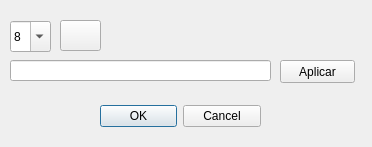
<?xml version="1.0" encoding="UTF-8"?>
<ui version="4.0">
 <class>poner_texto</class>
 <widget class="QDialog" name="poner_texto">
  <property name="geometry">
   <rect>
    <x>0</x>
    <y>0</y>
    <width>372</width>
    <height>147</height>
   </rect>
  </property>
  <property name="windowTitle">
   <string>Diálogo Texto</string>
  </property>
  <widget class="QDialogButtonBox" name="buttonBox">
   <property name="geometry">
    <rect>
     <x>100</x>
     <y>100</y>
     <width>161</width>
     <height>32</height>
    </rect>
   </property>
   <property name="orientation">
    <enum>Qt::Horizontal</enum>
   </property>
   <property name="standardButtons">
    <set>QDialogButtonBox::Cancel|QDialogButtonBox::Ok</set>
   </property>
  </widget>
  <widget class="QLineEdit" name="lineEdit">
   <property name="geometry">
    <rect>
     <x>10</x>
     <y>60</y>
     <width>261</width>
     <height>21</height>
    </rect>
   </property>
   <property name="placeholderText">
    <string/>
   </property>
  </widget>
  <widget class="QComboBox" name="comboBox">
   <property name="geometry">
    <rect>
     <x>10</x>
     <y>21</y>
     <width>41</width>
     <height>31</height>
    </rect>
   </property>
   <property name="editable">
    <bool>true</bool>
   </property>
   <property name="maxVisibleItems">
    <number>15</number>
   </property>
   <item>
    <property name="text">
     <string>8</string>
    </property>
   </item>
   <item>
    <property name="text">
     <string>9</string>
    </property>
   </item>
   <item>
    <property name="text">
     <string>10</string>
    </property>
   </item>
   <item>
    <property name="text">
     <string>11</string>
    </property>
   </item>
   <item>
    <property name="text">
     <string>12</string>
    </property>
   </item>
   <item>
    <property name="text">
     <string>14</string>
    </property>
   </item>
   <item>
    <property name="text">
     <string>18</string>
    </property>
   </item>
   <item>
    <property name="text">
     <string>24</string>
    </property>
   </item>
   <item>
    <property name="text">
     <string>30</string>
    </property>
   </item>
   <item>
    <property name="text">
     <string>36</string>
    </property>
   </item>
   <item>
    <property name="text">
     <string>48</string>
    </property>
   </item>
   <item>
    <property name="text">
     <string>60</string>
    </property>
   </item>
   <item>
    <property name="text">
     <string>72</string>
    </property>
   </item>
   <item>
    <property name="text">
     <string>96</string>
    </property>
   </item>
  </widget>
  <widget class="QPushButton" name="pushButton">
   <property name="geometry">
    <rect>
     <x>60</x>
     <y>20</y>
     <width>41</width>
     <height>31</height>
    </rect>
   </property>
   <property name="text">
    <string/>
   </property>
   <property name="icon">
    <iconset resource="recursos.qrc">
     <normaloff>:/imagenes/seleccionar-color.png</normaloff>:/imagenes/seleccionar-color.png</iconset>
   </property>
  </widget>
  <widget class="QPushButton" name="pushButton_2">
   <property name="geometry">
    <rect>
     <x>280</x>
     <y>60</y>
     <width>75</width>
     <height>23</height>
    </rect>
   </property>
   <property name="text">
    <string>Aplicar</string>
   </property>
  </widget>
 </widget>
 <resources>
  <include location="recursos.qrc"/>
 </resources>
 <connections>
  <connection>
   <sender>buttonBox</sender>
   <signal>accepted()</signal>
   <receiver>poner_texto</receiver>
   <slot>accept()</slot>
   <hints>
    <hint type="sourcelabel">
     <x>248</x>
     <y>254</y>
    </hint>
    <hint type="destinationlabel">
     <x>157</x>
     <y>274</y>
    </hint>
   </hints>
  </connection>
  <connection>
   <sender>buttonBox</sender>
   <signal>rejected()</signal>
   <receiver>poner_texto</receiver>
   <slot>reject()</slot>
   <hints>
    <hint type="sourcelabel">
     <x>316</x>
     <y>260</y>
    </hint>
    <hint type="destinationlabel">
     <x>286</x>
     <y>274</y>
    </hint>
   </hints>
  </connection>
 </connections>
</ui>
